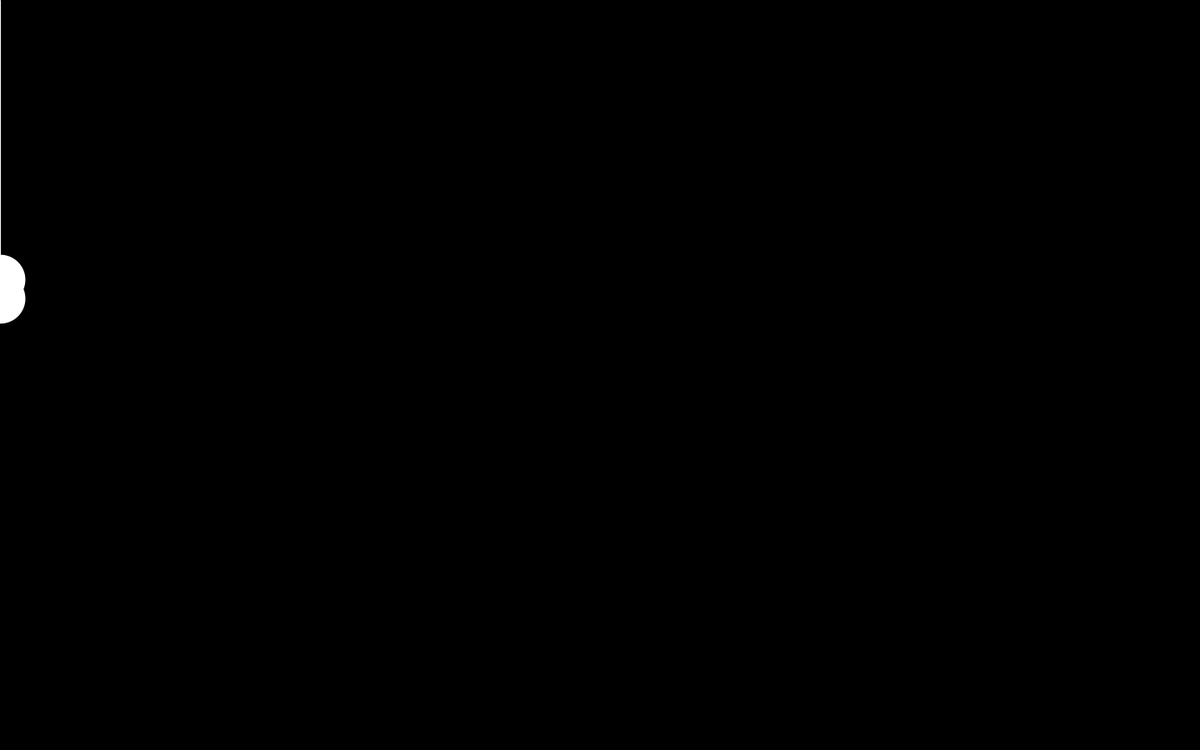
Frame 1 (no input)
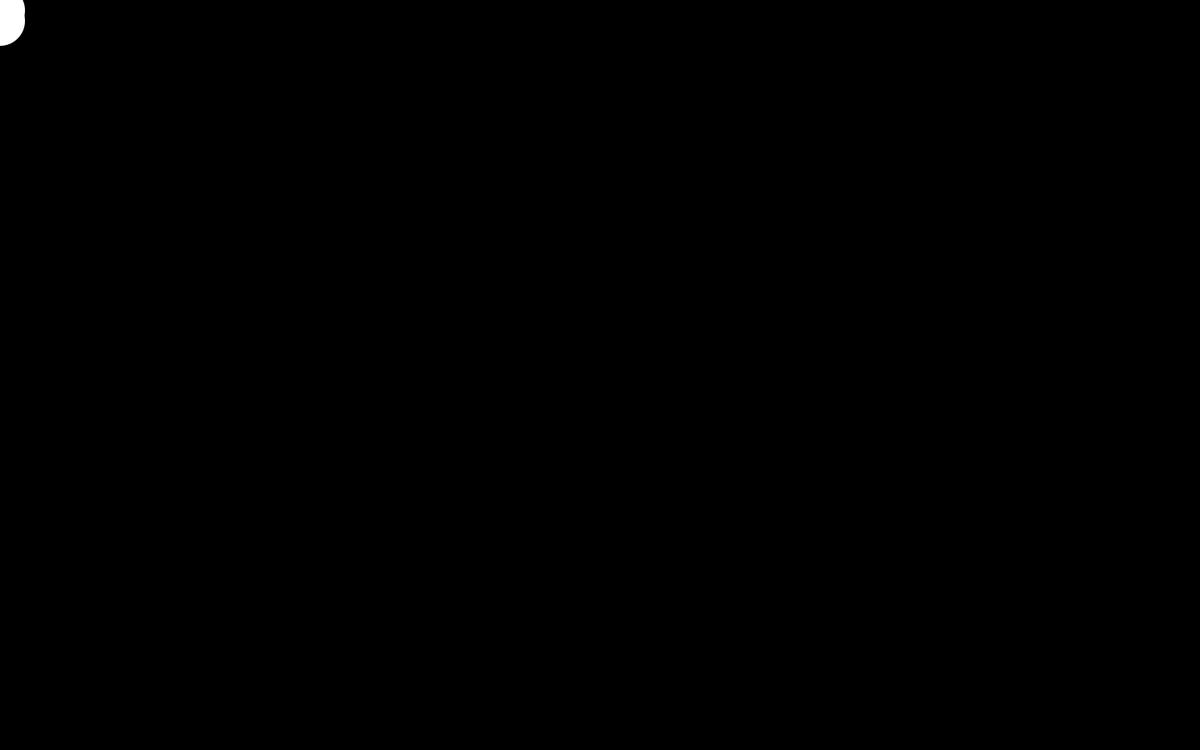
Frame 60 (the mouse pressed at the canvas centre just before this capture)
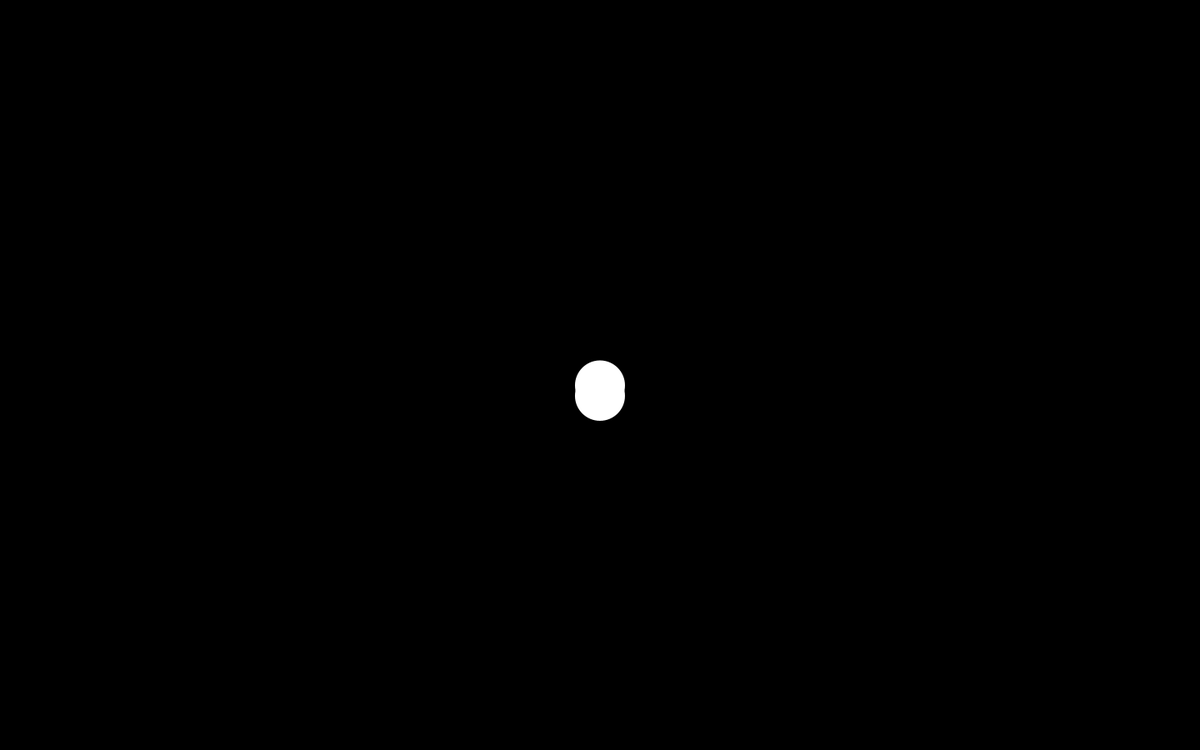
Frame 120 (the mouse held since frame 60 and released just before this capture)

The Processing sketch that drew these frames (run headless with seeded random() and noise(); from frame 60 on, the mouse is pressed at the canvas centre):

// Processing sketch: processing_167412
// ── processing_167412.pde

Spring2D s1, s2;

float gravity = 10.0;
float mass = 2.0;

void setup() 
{
  size(1440, 900);
  fill(255, 255);
  // Inputs: x, y, mass, gravity
  s1 = new Spring2D(0.5, width/4, mass, gravity/4);
  s2 = new Spring2D(0.5, width/4, mass/2, gravity/4);
}

void draw() 
{
  background(0);
  s1.update(mouseX, mouseY);
  s1.display(mouseX, mouseY);
  s2.update(s1.x, s1.y);
  s2.display(s1.x, s1.y);
}

class Spring2D {
  float vx, vy; // The x- and y-axis velocities
  float x, y; // The x- and y-coordinates
  float gravity;
  float mass;
  float radius = 30;
  float stiffness = 0.2;
  float damping = 0.7;
  
  Spring2D(float xpos, float ypos, float m, float g) {
    x = xpos;
    y = ypos;
    mass = m;
    gravity = g;
  }
  
  void update(float targetX, float targetY) {
    float forceX = (targetX - x) * stiffness;
    float ax = forceX / mass;
    vx = damping * (vx + ax);
    x += vx;
    float forceY = (targetY - y) * stiffness;
    forceY += gravity;
    float ay = forceY / mass;
    vy = damping * (vy + ay);
    y += vy;
  }
  
  void display(float nx, float ny) {
    noStroke();
    ellipse(x, y, radius*2, radius*2);
    stroke(255);
    line(x, y, nx, ny);
  }
}
